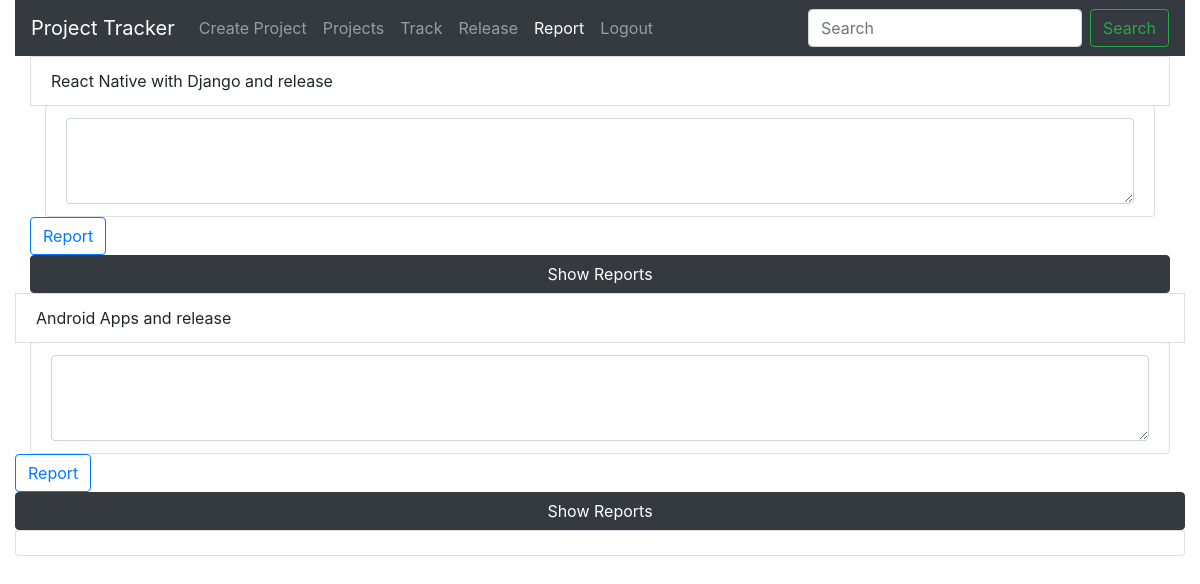
The page /report (signed in) on the database as committed earlier.
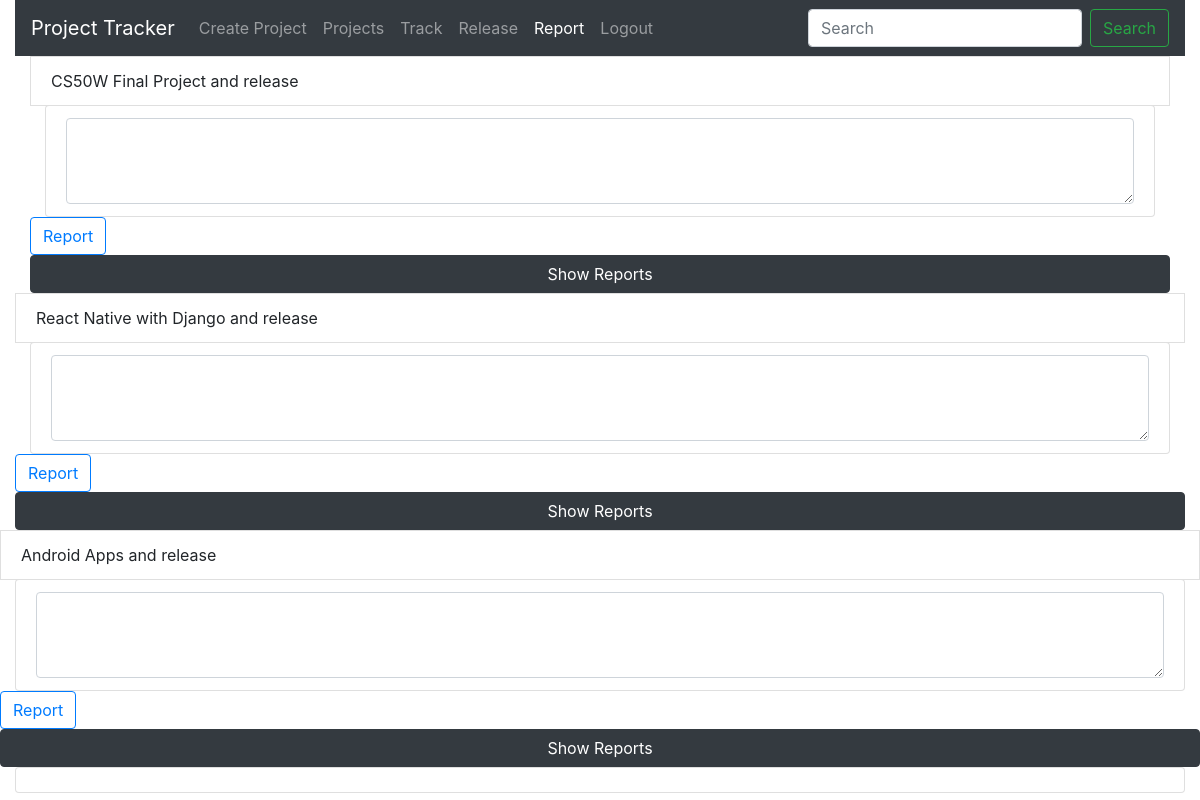
The same page on the database as committed later.
### Pmanage/models.py (models this page shows)
class Project(models.Model):
    Project_name=models.CharField(max_length=64)
    team=models.IntegerField()
    complete_percentage=models.IntegerField()
    createdate=datetime.datetime.now()
    max_day=models.IntegerField()
    status=models.CharField(max_length=64,default="unrelease")

### Pmanage/views.py (the view)
# urls.py: ,path('report',views.report,name="Report"),
@login_required
def report(request):
    projec=Project.objects.filter(status="release")
    return render(request, "Pmanage/Report.html",{"projs":projec})

### Pmanage/templates/Pmanage/Report.html (shortened to what this page needs)
{% extends 'Pmanage/layout.html' %}
{% load static %}
{% block active4 %} active {% endblock active4 %}
{% block body %}
<div class="container-fluid">
{% for project_release in projs %}
<ul class="list-group">
    <form action="{% url 'reported' project_release.id  %}" method="POST" >
    <li  class="list-group-item">
      {{project_release.Project_name}} and {{project_release.status}}
    </li>
        <div class="container-fluid">
    <li class="list-group-item"><textarea  class="form-control" id="exampleFormControlTextarea1" rows="3" name="Report"></textarea></li>
        </div>
    <button  class="btn btn-outline-primary"  class="list-group-item">Report</button>
</form>
<button value="{{project_release.id}}" id="shows"  class="btn btn-dark" >Show Reports</button>
</ul>
    </div>
{% endfor %}
<div  class="container-fluid">
<div id="show" class="list-group-item"></div>
</div>
{% endblock %}

Rows that differ between the two databases and show on the page:
now on this page (row edited): Project: Project_name "CS50W Final Project", status "release", {{ project_release.id }} 1 (drawn)
